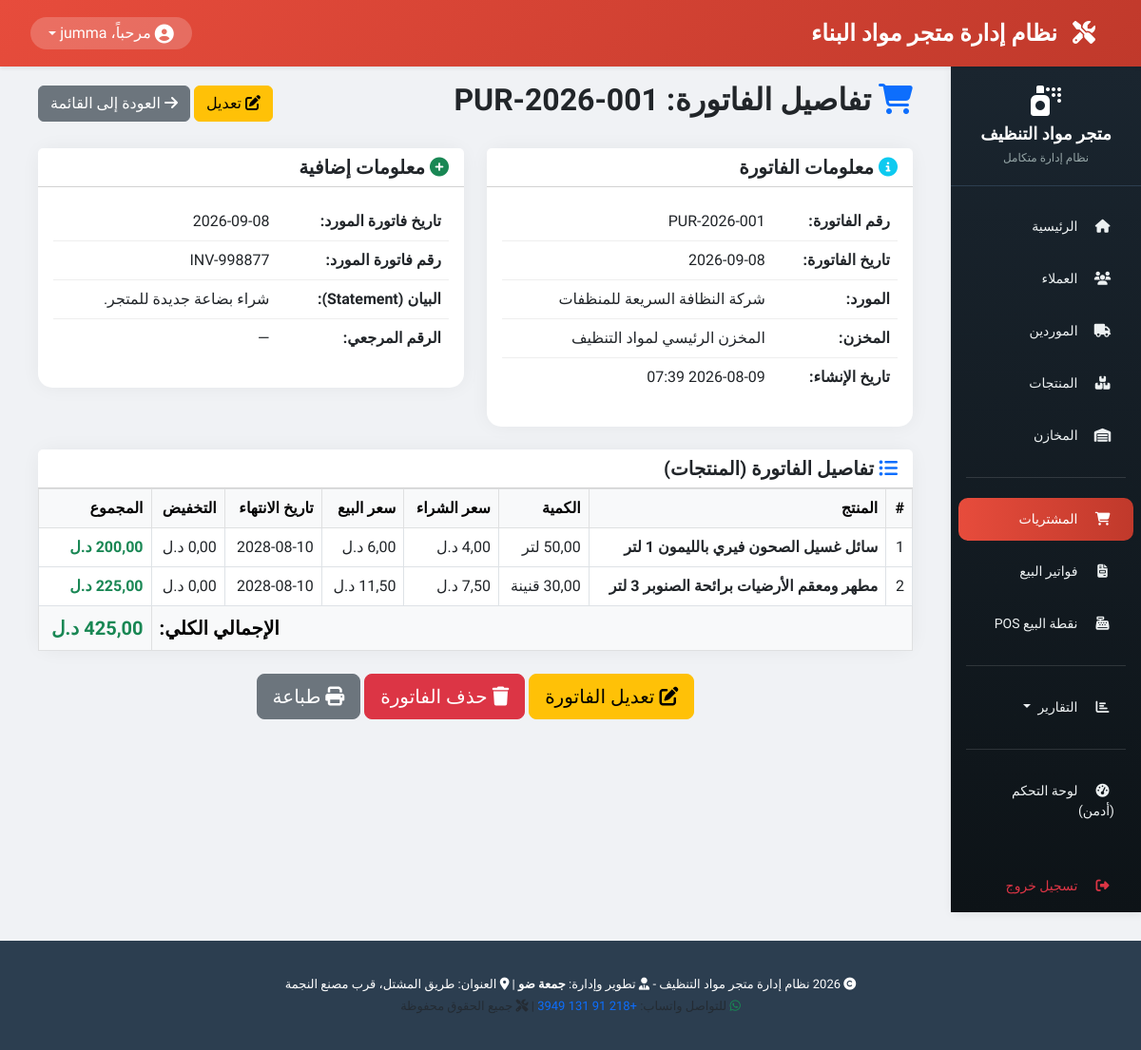
The page /purchases/1/ (signed in) on the database its author committed.
### purchases/models.py (models this page shows, shortened)
class PurchaseInvoice(models.Model):
    invoice_number = models.CharField(max_length=50, unique=True, verbose_name="رقم الفاتورة")
    invoice_date = models.DateField(verbose_name="تاريخ الفاتورة")
    supplier = models.ForeignKey(Supplier, on_delete=models.PROTECT, related_name='invoices', verbose_name="المورد")
    warehouse = models.ForeignKey(Warehouse, on_delete=models.PROTECT, related_name='purchase_invoices', verbose_name="المخزن")
    supplier_invoice_date = models.DateField(blank=True, null=True, verbose_name="تاريخ فاتورة المورد")
    supplier_bill_number = models.CharField(max_length=100, blank=True, null=True, verbose_name="رقم فاتورة المورد")
    statement = models.CharField(max_length=500, blank=True, null=True, verbose_name="البيان")
    reference_number = models.CharField(max_length=100, blank=True, null=True, verbose_name="الرقم المرجعي")
    notes = models.CharField(max_length=500, blank=True, null=True, verbose_name="ملاحظات")
    created_at = models.DateTimeField(auto_now_add=True, verbose_name="تاريخ الإنشاء")
    def get_total(self):
        total = Decimal('0.00')
        for detail in self.details.all():
            total += detail.get_subtotal()
        return total
    class Meta:
        verbose_name = "فاتورة شراء"
        verbose_name_plural = "فواتير الشراء"
        ordering = ['-invoice_date']

class PurchaseDetail(models.Model):
    invoice = models.ForeignKey(PurchaseInvoice, on_delete=models.CASCADE, related_name='details', verbose_name="الفاتورة")
    product = models.ForeignKey('products.Product', on_delete=models.PROTECT, related_name='purchase_details', verbose_name="المنتج")
    quantity = models.DecimalField(max_digits=10, decimal_places=2, verbose_name="الكمية")
    purchase_price = models.DecimalField(max_digits=10, decimal_places=2, verbose_name="سعر الشراء")
    sale_price = models.DecimalField(max_digits=10, decimal_places=2, default=0, verbose_name="سعر البيع")
    expiry_date = models.DateField(blank=True, null=True, verbose_name="تاريخ الانتهاء")
    discount = models.DecimalField(max_digits=10, decimal_places=2, default=0, verbose_name="التخفيض")
    def get_subtotal(self):
        return (self.quantity * self.purchase_price) - self.discount
    class Meta:
        verbose_name = "تفاصيل الفاتورة"
        verbose_name_plural = "تفاصيل الفواتير"

### suppliers/models.py (models this page shows, shortened)
class Supplier(models.Model):
    name = models.CharField(max_length=200, verbose_name="اسم المورد")
    phone = models.CharField(max_length=20, blank=True, null=True, verbose_name="رقم الهاتف")
    email = models.EmailField(blank=True, null=True, verbose_name="البريد الإلكتروني")
    address = models.CharField(max_length=300, blank=True, null=True, verbose_name="العنوان")
    SUPPLIER_CATEGORIES = [
        ('detergents', 'منظفات سائلة'),
        ('powders', 'مساحيق غسيل'),
        ('disinfectants', 'مطهرات ومعقمات'),
        ('papers', 'ورقيات ومناديل'),
        ('tools', 'أدوات ومعدات تنظيف'),
        ('chemicals', 'مواد كيميائية خام'),
        ('general', 'عام'),
    ]
    category = models.CharField(max_length=20, choices=SUPPLIER_CATEGORIES, default='general', verbose_name="تصنيف المورد")
    is_active = models.BooleanField(default=True, verbose_name="نشط")
    created_at = models.DateTimeField(auto_now_add=True, verbose_name="تاريخ الإضافة")
    updated_at = models.DateTimeField(auto_now=True, verbose_name="آخر تحديث")
    class Meta:
        verbose_name = "مورد"
        verbose_name_plural = "الموردين"
        ordering = ['name']

### warehouses/models.py (models this page shows, shortened)
class Warehouse(models.Model):
    name = models.CharField(max_length=100, verbose_name="اسم المخزن")
    location = models.CharField(max_length=200, blank=True, null=True, verbose_name="الموقع")
    is_active = models.BooleanField(default=True, verbose_name="نشط")
    created_at = models.DateTimeField(auto_now_add=True, verbose_name="تاريخ الإنشاء")
    class Meta:
        verbose_name = "مخزن"
        verbose_name_plural = "المخازن"
        ordering = ['name']

### products/models.py (models this page shows, shortened)
class Product(models.Model):
    UNIT_CHOICES = [
        ('piece', 'قطعة'),
        ('bottle', 'قنينة'),
        ('gallon', 'جالون'),
        ('liter', 'لتر'),
        ('ml', 'مليلتر'),
        ('box', 'كرتونة'),
        ('packet', 'باكو'),
        ('dozen', 'دزينة'),
        ('drum', 'برميل'),
    ]
    name = models.CharField(max_length=200, verbose_name="اسم المنتج")
    barcode = models.CharField(max_length=100, unique=True, blank=True, null=True, verbose_name="الباركود")
    category = models.ForeignKey(Category, on_delete=models.PROTECT, related_name='products', verbose_name="التصنيف")
    warehouse = models.ForeignKey('warehouses.Warehouse', on_delete=models.PROTECT, related_name='products', verbose_name="المخزن")
    unit = models.CharField(max_length=20, choices=UNIT_CHOICES, default='piece', verbose_name="وحدة القياس")
    purchase_price = models.DecimalField(max_digits=10, decimal_places=2, default=0, verbose_name="سعر الشراء")
    sale_price = models.DecimalField(max_digits=10, decimal_places=2, default=0, verbose_name="سعر البيع")
    current_quantity = models.DecimalField(max_digits=10, decimal_places=2, default=0, verbose_name="الكمية الحالية")
    min_quantity = models.DecimalField(max_digits=10, decimal_places=2, default=0, verbose_name="الحد الأدنى للتنبيه")
    weight_kg = models.DecimalField(max_digits=10, decimal_places=2, blank=True, null=True, verbose_name="الوزن / الحجم (كجم/لتر)")
    length_m = models.DecimalField(max_digits=10, decimal_places=2, blank=True, null=True, verbose_name="الأبعاد (متر)")
    color = models.CharField(max_length=50, blank=True, null=True, verbose_name="الرائحة / اللون")
    manufacturer = models.CharField(max_length=200, blank=True, null=True, verbose_name="الشركة المصنعة")
    has_expiry = models.BooleanField(default=True, verbose_name="له تاريخ انتهاء")
    expiry_date = models.DateField(blank=True, null=True, verbose_name="تاريخ الانتهاء")
    image = models.ImageField(upload_to='products/', blank=True, null=True, verbose_name="صورة المنتج")
    is_active = models.BooleanField(default=True, verbose_name="مفعل")
    notes = models.CharField(max_length=500, blank=True, null=True, verbose_name="ملاحظات")
    created_at = models.DateTimeField(auto_now_add=True, verbose_name="تاريخ الإضافة")
    updated_at = models.DateTimeField(auto_now=True, verbose_name="آخر تحديث")
    class Meta:
        verbose_name = "منتج"
        verbose_name_plural = "المنتجات"
        ordering = ['category', 'name']

### purchases/views.py (the view)
# urls.py: path('<int:pk>/', views.PurchaseInvoiceDetailView.as_view(), name='purchase_detail'),
class PurchaseInvoiceDetailView(LoginRequiredMixin, DetailView):
    model = PurchaseInvoice
    template_name = 'purchases/purchase_detail.html'
    context_object_name = 'invoice'
    def get_context_data(self, **kwargs):
        context = super().get_context_data(**kwargs)
        try:
            context['total'] = self.object.get_total() if hasattr(self.object, 'get_total') else Decimal('0.00')
        except Exception:
            context['total'] = Decimal('0.00')
        return context

### purchases/templates/purchases/purchase_detail.html (shortened to what this page needs)
{% extends 'base.html' %}
{% load static %}
{% block content %}
<div class="container-fluid">
    <div class="row">
        <div class="col-12">
            <div class="d-flex justify-content-between align-items-center mb-4">
                <h2>
                    <i class="fas fa-shopping-cart text-primary"></i>
                    تفاصيل الفاتورة: {{ invoice.invoice_number }}
                </h2>
                <div>
                    <a href="{% url 'purchases:purchase_edit' invoice.pk %}" class="btn btn-warning">
                        <i class="fas fa-edit"></i> تعديل
                    </a>
                    <a href="{% url 'purchases:purchase_list' %}" class="btn btn-secondary">
                        <i class="fas fa-arrow-right"></i> العودة إلى القائمة
                    </a>
                </div>
            </div>
            <div class="row">
                <div class="col-md-6">
                    <div class="card card-custom mb-4">
                        <div class="card-header bg-white">
                            <h5 class="mb-0"><i class="fas fa-info-circle text-info"></i> معلومات الفاتورة</h5>
                        </div>
                        <div class="card-body">
                            <table class="table table-borderless">
                                <tr><th>رقم الفاتورة:</th><td>{{ invoice.invoice_number }}</td></tr>
                                <tr><th>تاريخ الفاتورة:</th><td>{{ invoice.invoice_date|date:"Y-m-d" }}</td></tr>
                                <tr><th>المورد:</th><td>{{ invoice.supplier.name }}</td></tr>
                                <tr><th>المخزن:</th><td>{{ invoice.warehouse.name }}</td></tr>
                                <tr><th>تاريخ الإنشاء:</th><td>{{ invoice.created_at|date:"Y-m-d H:i" }}</td></tr>
                            </table>
                        </div>
                    </div>
                </div>
                <div class="col-md-6">
                    <div class="card card-custom mb-4">
                        <div class="card-header bg-white">
                            <h5 class="mb-0"><i class="fas fa-plus-circle text-success"></i> معلومات إضافية</h5>
                        </div>
                        <div class="card-body">
                            <table class="table table-borderless">
                                <tr><th>تاريخ فاتورة المورد:</th><td>{{ invoice.supplier_invoice_date|date:"Y-m-d"|default:"—" }}</td></tr>
                                <tr><th>رقم فاتورة المورد:</th><td>{{ invoice.supplier_bill_number|default:"—" }}</td></tr>
                                <tr><th>البيان (Statement):</th><td>{{ invoice.statement|default:"—" }}</td></tr>
                                <tr><th>الرقم المرجعي:</th><td>{{ invoice.reference_number|default:"—" }}</td></tr>
                            </table>
                        </div>
                    </div>
                </div>
            </div>
            <div class="card card-custom">
                <div class="card-header bg-white">
                    <h5 class="mb-0"><i class="fas fa-list-ul text-primary"></i> تفاصيل الفاتورة (المنتجات)</h5>
                </div>
                <div class="card-body p-0">
                    <div class="table-responsive">
                        <table class="table table-bordered mb-0">
                            <thead class="table-light">
                                <tr><th>#</th><th>المنتج</th><th>الكمية</th><th>سعر الشراء</th><th>سعر البيع</th><th>تاريخ الانتهاء</th><th>التخفيض</th><th>المجموع</th></tr>
                            </thead>
                            <tbody>
                                {% for detail in invoice.details.all %}
                                <tr>
                                    <td>{{ forloop.counter }}</td>
                                    <td class="fw-bold">{{ detail.product.name }}</td>
                                    <td>{{ detail.quantity }} {{ detail.product.get_unit_display }}</td>
                                    <td>{{ detail.purchase_price }} د.ل</td>
                                    <td>{{ detail.sale_price }} د.ل</td>
                                    <td>{{ detail.expiry_date|date:"Y-m-d"|default:"—" }}</td>
                                    <td>{{ detail.discount|floatformat:2 }} د.ل</td>
                                    <td class="text-success fw-bold">{{ detail.get_subtotal|floatformat:2 }} د.ل</td>
                                </tr>
                                {% empty %}
                                <tr><td colspan="8" class="text-center py-5">لا توجد تفاصيل للفاتورة</td></tr>
                                {% endfor %}
                            </tbody>
                            <tfoot class="table-light">
                                <tr><td colspan="7" class="text-end fw-bold fs-5">الإجمالي الكلي:</td><td class="text-success fw-bold fs-5">{{ total|floatformat:2 }} د.ل</td></tr>
                            </tfoot>
                        </table>
                    </div>
                </div>
            </div>
            <div class="mt-4 text-center">
                <a href="{% url 'purchases:purchase_edit' invoice.pk %}" class="btn btn-warning btn-lg"><i class="fas fa-edit"></i> تعديل الفاتورة</a>
                <a href="{% url 'purchases:purchase_delete' invoice.pk %}" class="btn btn-danger btn-lg"><i class="fas fa-trash"></i> حذف الفاتورة</a>
                <button onclick="window.print()" class="btn btn-secondary btn-lg"><i class="fas fa-print"></i> طباعة</button>
            </div>
        </div>
    </div>
</div>
{% endblock %}

### templates/includes/navbar.html (shortened to what this page needs)
{% load static %}
<nav class="navbar navbar-expand-lg navbar-top shadow-sm">
    <div class="container-fluid">
        <a class="navbar-brand fw-bold" href="{% url 'home' %}">
            <i class="fas fa-tools"></i> نظام إدارة متجر مواد البناء
        </a>
        <div class="d-flex align-items-center">
            <div class="dropdown">
                <a href="#" class="dropdown-toggle text-decoration-none user-dropdown d-flex align-items-center" data-bs-toggle="dropdown" aria-expanded="false">
                    <i class="fas fa-user-circle fa-lg me-1"></i>
                    <span class="d-none d-md-inline">مرحباً، {{ request.user.first_name|default:request.user.username }}</span>
                </a>
            </div>
        </div>
    </div>
</nav>

### static/css/style.css (style rules this page uses)
* { margin: 0; padding: 0; box-sizing: border-box; }
body { background-color: #f0f2f5; font-family: 'Cairo', 'Tahoma', 'Segoe UI', system-ui; }
.navbar-top { background: linear-gradient(135deg, #e74c3c 0%, #c0392b 100%); box-shadow: 0 2px 10px rgba(0,0,0,0.1); padding: 12px 20px; }
.navbar-top .navbar-brand { color: white; font-weight: bold; font-size: 1.5rem; }
.navbar-top .navbar-brand i { margin-left: 10px; }
.user-dropdown { background: rgba(255,255,255,0.2); border-radius: 30px; padding: 5px 15px; color: white; }
.card-custom { background: white; border-radius: 15px; border: none; box-shadow: 0 0 20px rgba(0,0,0,0.05); transition: transform 0.3s ease, box-shadow 0.3s ease; }

### templates/base.html (style rules this page uses)
body, h1, h2, h3, h4, h5, h6, .btn, .nav-link, .form-control, .table, td, th { font-family: 'Cairo', sans-serif !important; }
body { font-weight: 400; }
h1, h2, h3, h4, h5, h6 { font-weight: 700 !important; }

### purchases/templates/purchases/purchase_detail.html (style rules this page uses)
.table-borderless tr { border-bottom: 1px solid #eee; }
.table-borderless tr:last-child { border-bottom: none; }

### rows shown on the page
PurchaseInvoice: invoice_number "PUR-2026-001", invoice_date "2026-09-08", supplier.name "شركة النظافة السريعة للمنظفات", warehouse.name "المخزن الرئيسي لمواد التنظيف", created_at "2026-08-09 07:39", supplier_invoice_date "2026-09-08", supplier_bill_number "INV-998877", statement "شراء بضاعة جديدة للمتجر.", reference_number "—"
PurchaseDetail: product.name "سائل غسيل الصحون فيري بالليمون 1 لتر", product.unit "لتر", expiry_date "2028-08-10", get_subtotal "200,00"
PurchaseDetail: product.name "مطهر ومعقم الأرضيات برائحة الصنوبر 3 لتر", product.unit "قنينة", expiry_date "2028-08-10", get_subtotal "225,00"

### other values the page prints
{{ request.user.first_name|default:request.user.username }} "jumma"
{{ total|floatformat:2 }} "425,00"
